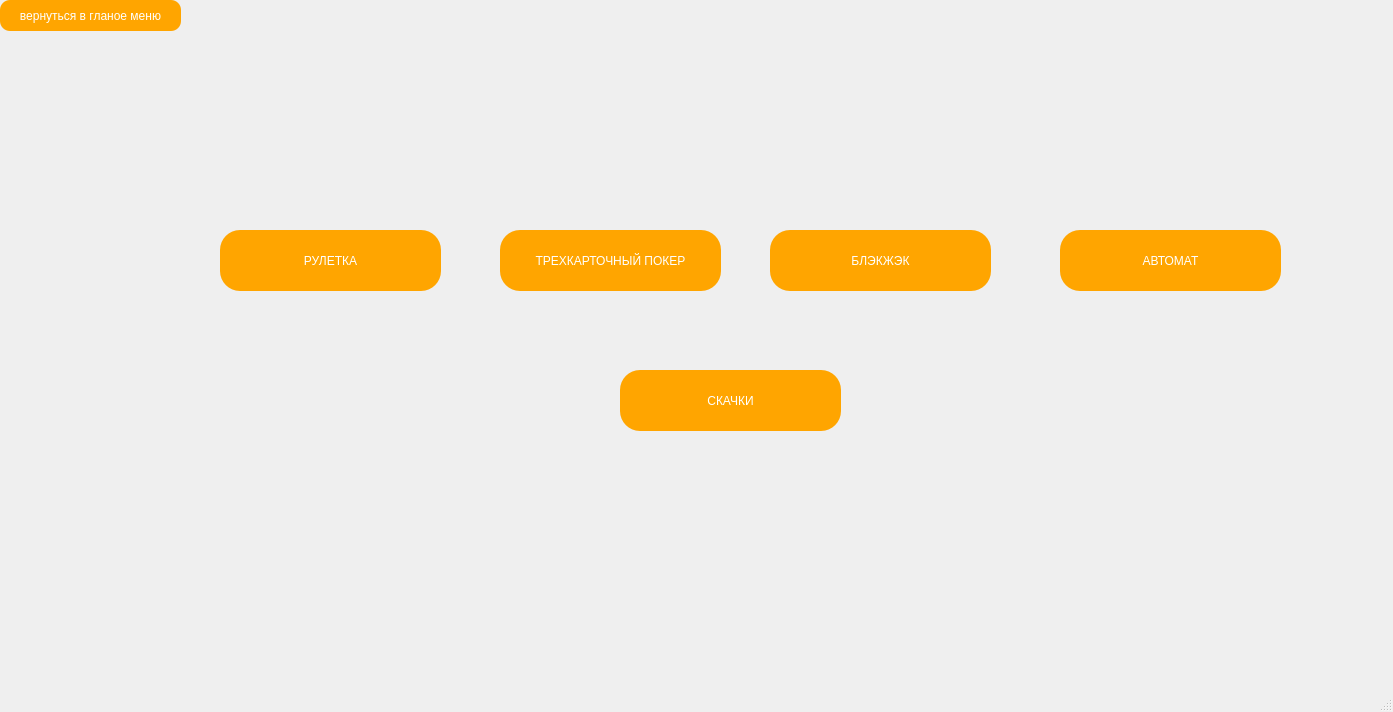
<?xml version="1.0" encoding="UTF-8"?>
<ui version="4.0">
 <class>MainWindowlootgames</class>
 <widget class="QMainWindow" name="MainWindowlootgames">
  <property name="geometry">
   <rect>
    <x>0</x>
    <y>0</y>
    <width>1393</width>
    <height>712</height>
   </rect>
  </property>
  <property name="windowTitle">
   <string>MainWindow</string>
  </property>
  <property name="styleSheet">
   <string notr="true">QMainWindow
{
	background-image: url(:/source/resource/q1.jpg);
}
</string>
  </property>
  <widget class="QWidget" name="centralwidget">
   <widget class="QPushButton" name="pushButton">
    <property name="geometry">
     <rect>
      <x>0</x>
      <y>0</y>
      <width>181</width>
      <height>31</height>
     </rect>
    </property>
    <property name="styleSheet">
     <string notr="true">QPushButton
{
border:none;
color:white;
background-color:orange;
font: 600 10.5pt &quot;Liberation Serif&quot;;
position: absolute;
border-radius:10px;
}
QPushButton:Hover
{
    background-color:rgb(255,145,0);
	border-radius:10px;
	
}
QPushButton:pressed
{
	background-color:rgb(0,12,0);
	color:rgb(0,255,0);
	border-radius:10px;
}</string>
    </property>
    <property name="text">
     <string>вернуться в гланое меню</string>
    </property>
   </widget>
   <widget class="QPushButton" name="pushButton_4">
    <property name="geometry">
     <rect>
      <x>770</x>
      <y>230</y>
      <width>221</width>
      <height>61</height>
     </rect>
    </property>
    <property name="sizePolicy">
     <sizepolicy hsizetype="Fixed" vsizetype="Fixed">
      <horstretch>0</horstretch>
      <verstretch>0</verstretch>
     </sizepolicy>
    </property>
    <property name="layoutDirection">
     <enum>Qt::LeftToRight</enum>
    </property>
    <property name="autoFillBackground">
     <bool>false</bool>
    </property>
    <property name="styleSheet">
     <string notr="true">QPushButton
{
border:none;
color:white;
background-color:orange;
font: 600 24pt &quot;Liberation Serif&quot;;
position: absolute;
border-radius: 20px;
}
QPushButton:Hover
{
    background-color:rgb(255,145,0);
	border-radius:20px;
}
QPushButton:pressed
{
	background-color:rgb(0,12,0);
	color:rgb(0,255,0);
	border-radius: 20px;


}

</string>
    </property>
    <property name="text">
     <string>БЛЭКЖЭК</string>
    </property>
   </widget>
   <widget class="QPushButton" name="pushButton_6">
    <property name="geometry">
     <rect>
      <x>620</x>
      <y>370</y>
      <width>221</width>
      <height>61</height>
     </rect>
    </property>
    <property name="sizePolicy">
     <sizepolicy hsizetype="Fixed" vsizetype="Fixed">
      <horstretch>0</horstretch>
      <verstretch>0</verstretch>
     </sizepolicy>
    </property>
    <property name="layoutDirection">
     <enum>Qt::LeftToRight</enum>
    </property>
    <property name="autoFillBackground">
     <bool>false</bool>
    </property>
    <property name="styleSheet">
     <string notr="true">QPushButton
{
border:none;
color:white;
background-color:orange;
font: 600 24pt &quot;Liberation Serif&quot;;
position: absolute;
border-radius: 20px;
}
QPushButton:Hover
{
    background-color:rgb(255,145,0);
	border-radius:20px;
}
QPushButton:pressed
{
	background-color:rgb(0,12,0);
	color:rgb(0,255,0);
	border-radius: 20px;


}

</string>
    </property>
    <property name="text">
     <string>СКАЧКИ</string>
    </property>
   </widget>
   <widget class="QPushButton" name="pushButton_2">
    <property name="geometry">
     <rect>
      <x>220</x>
      <y>230</y>
      <width>221</width>
      <height>61</height>
     </rect>
    </property>
    <property name="sizePolicy">
     <sizepolicy hsizetype="Fixed" vsizetype="Fixed">
      <horstretch>0</horstretch>
      <verstretch>0</verstretch>
     </sizepolicy>
    </property>
    <property name="layoutDirection">
     <enum>Qt::LeftToRight</enum>
    </property>
    <property name="autoFillBackground">
     <bool>false</bool>
    </property>
    <property name="styleSheet">
     <string notr="true">QPushButton
{
border:none;
color:white;
background-color:orange;
font: 600 24pt &quot;Liberation Serif&quot;;
position: absolute;
border-radius: 20px;
}
QPushButton:Hover
{
    background-color:rgb(255,145,0);
	border-radius:20px;
}
QPushButton:pressed
{
	background-color:rgb(0,12,0);
	color:rgb(0,255,0);
	border-radius: 20px;


}

</string>
    </property>
    <property name="text">
     <string>РУЛЕТКА</string>
    </property>
   </widget>
   <widget class="QPushButton" name="pushButton_5">
    <property name="geometry">
     <rect>
      <x>1060</x>
      <y>230</y>
      <width>221</width>
      <height>61</height>
     </rect>
    </property>
    <property name="sizePolicy">
     <sizepolicy hsizetype="Fixed" vsizetype="Fixed">
      <horstretch>0</horstretch>
      <verstretch>0</verstretch>
     </sizepolicy>
    </property>
    <property name="layoutDirection">
     <enum>Qt::LeftToRight</enum>
    </property>
    <property name="autoFillBackground">
     <bool>false</bool>
    </property>
    <property name="styleSheet">
     <string notr="true">QPushButton
{
border:none;
color:white;
background-color:orange;
font: 600 24pt &quot;Liberation Serif&quot;;
position: absolute;
border-radius: 20px;
}
QPushButton:Hover
{
    background-color:rgb(255,145,0);
	border-radius:20px;
}
QPushButton:pressed
{
	background-color:rgb(0,12,0);
	color:rgb(0,255,0);
	border-radius: 20px;


}

</string>
    </property>
    <property name="text">
     <string>АВТОМАТ</string>
    </property>
   </widget>
   <widget class="QPushButton" name="pushButton_3">
    <property name="geometry">
     <rect>
      <x>500</x>
      <y>230</y>
      <width>221</width>
      <height>61</height>
     </rect>
    </property>
    <property name="sizePolicy">
     <sizepolicy hsizetype="Fixed" vsizetype="Fixed">
      <horstretch>0</horstretch>
      <verstretch>0</verstretch>
     </sizepolicy>
    </property>
    <property name="layoutDirection">
     <enum>Qt::LeftToRight</enum>
    </property>
    <property name="autoFillBackground">
     <bool>false</bool>
    </property>
    <property name="styleSheet">
     <string notr="true">QPushButton
{
border:none;
color:white;
background-color:orange;
font: 600 12pt &quot;Liberation Serif&quot;;
position: absolute;
border-radius: 20px;
}
QPushButton:Hover
{
    background-color:rgb(255,145,0);
	border-radius:20px;
}
QPushButton:pressed
{
	background-color:rgb(0,12,0);
	color:rgb(0,255,0);
	border-radius: 20px;


}

</string>
    </property>
    <property name="text">
     <string>ТРЕХКАРТОЧНЫЙ ПОКЕР</string>
    </property>
   </widget>
  </widget>
  <widget class="QMenuBar" name="menubar">
   <property name="geometry">
    <rect>
     <x>0</x>
     <y>0</y>
     <width>1393</width>
     <height>21</height>
    </rect>
   </property>
  </widget>
  <widget class="QStatusBar" name="statusbar"/>
 </widget>
 <resources/>
 <connections/>
</ui>
